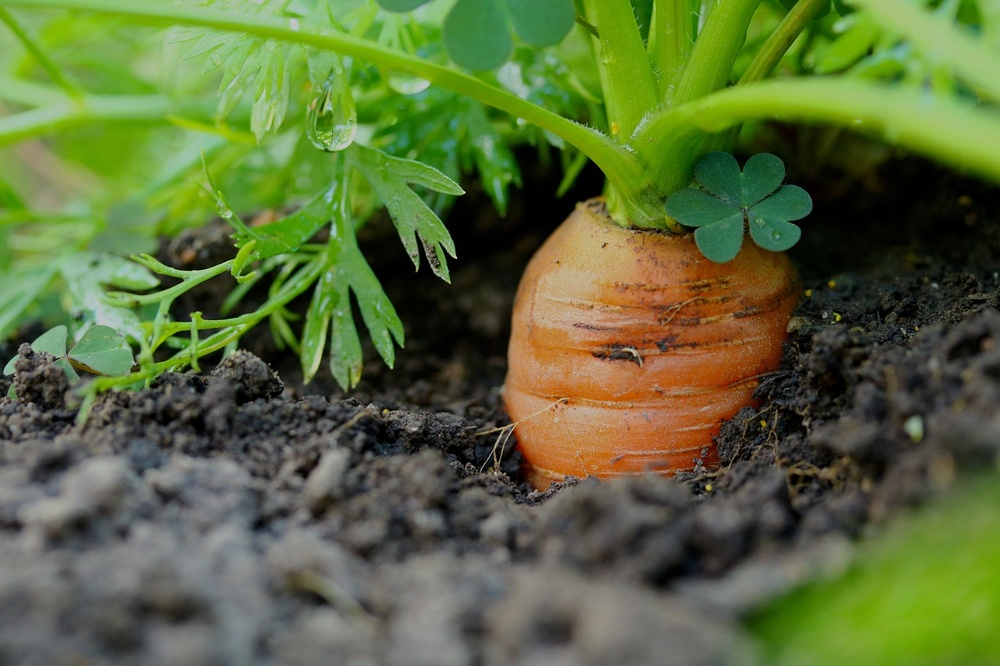
#> input picture OpenCV_Basic/carrot.jpg, 1000 x 666 px, shrunk from 1280 x 853 before the run
$ python '09_이미지회전.py'
#> lines starting #> are read from the running program, lines starting #| are printed output that depends on the picture
##이미지 회전
import cv2
img = cv2.imread('carrot.jpg')
#> img is the input picture: shape (666, 1000, 3); mean B, G, R 59.4, 106.6, 91.3
cv2.imshow('img', img)

##시계방향/90도
rotate_90 = cv2.rotate(img, cv2.ROTATE_90_CLOCKWISE) # 시계 방향으로 90도 회전
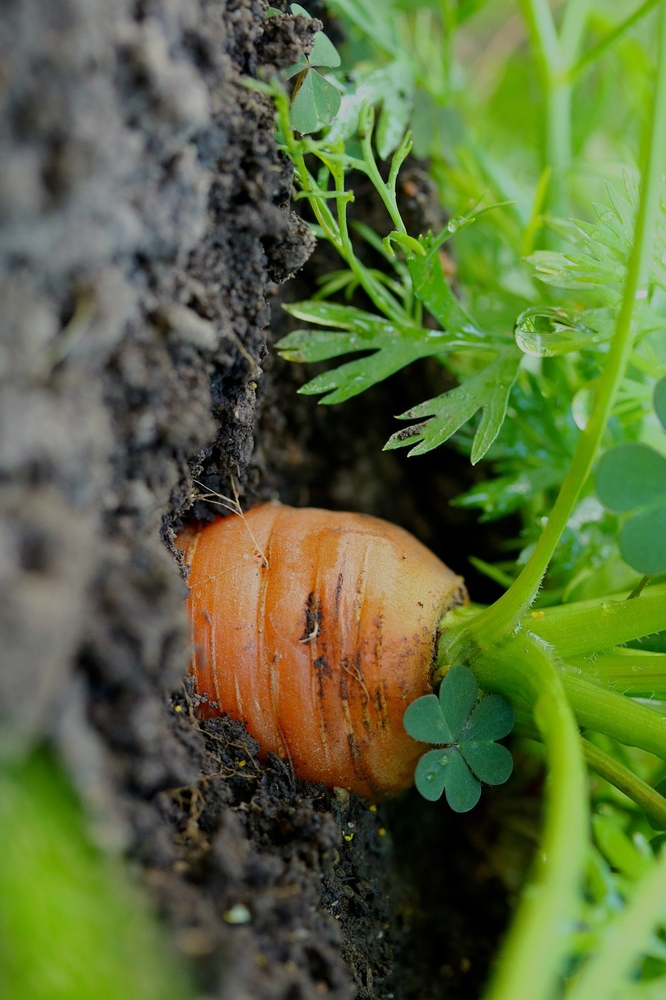
#> rotate_90: shape (1000, 666, 3); mean B, G, R 59.4, 106.6, 91.3
cv2.imshow('rotate_90', rotate_90)

##180도 회전
ROTATE_180 = cv2.rotate(img, cv2.ROTATE_180) # 시계 방향으로 90도 회전
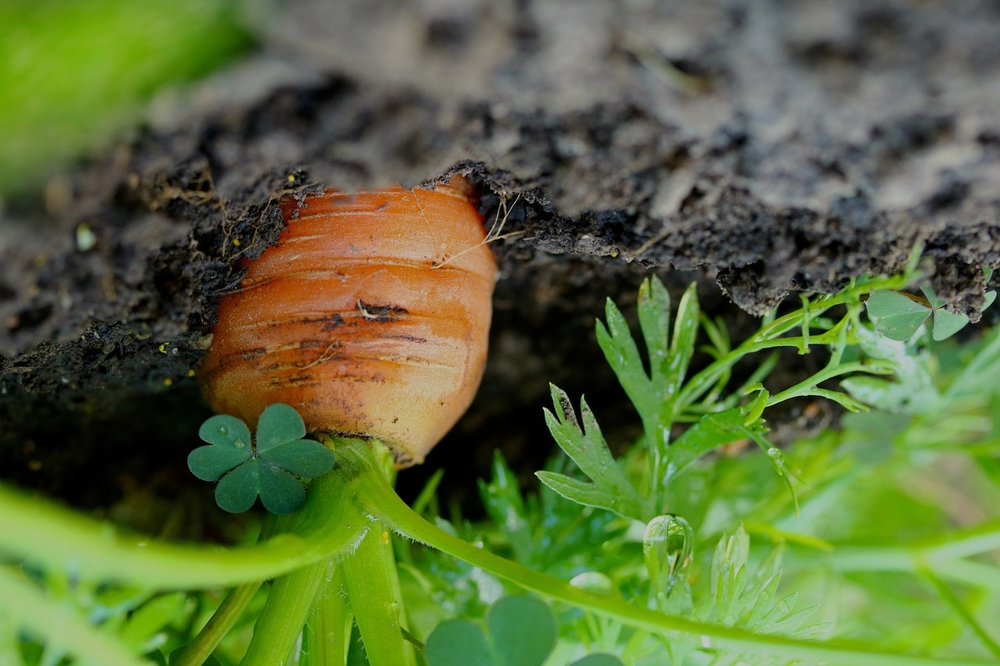
#> ROTATE_180: shape (666, 1000, 3); mean B, G, R 59.4, 106.6, 91.3
cv2.imshow('ROTATE_180', ROTATE_180)

##반시계방향/90도 (=시계방향/270도)
rotate_270 = cv2.rotate(img, cv2.ROTATE_90_COUNTERCLOCKWISE) # 시계 반대 방향으로 90도
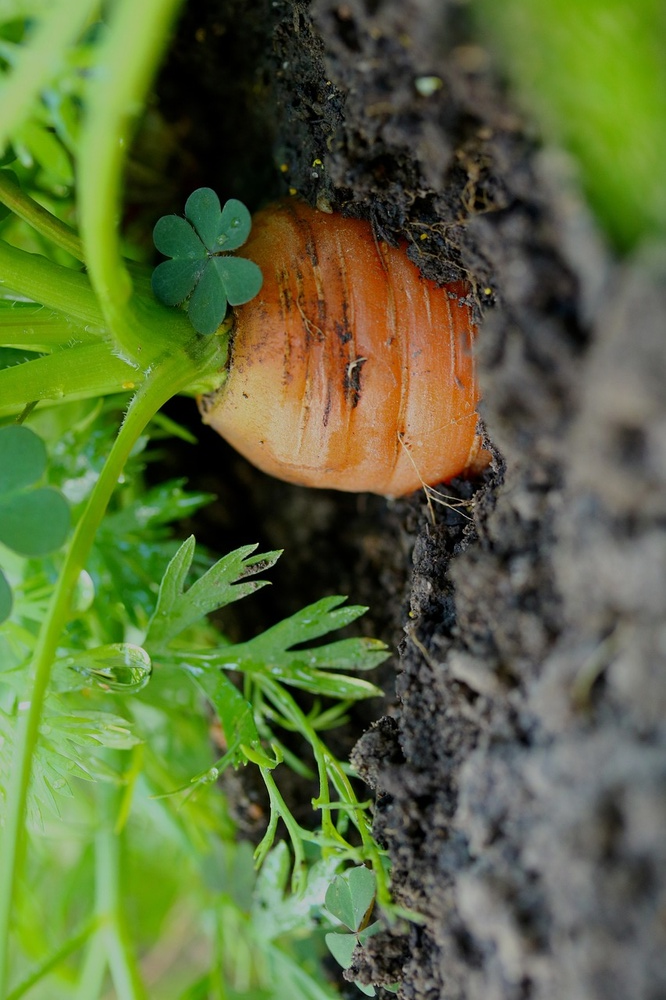
#> rotate_270: shape (1000, 666, 3); mean B, G, R 59.4, 106.6, 91.3
cv2.imshow('rotate_270', rotate_270)


cv2.waitKey(0)
cv2.destroyAllWindows()
